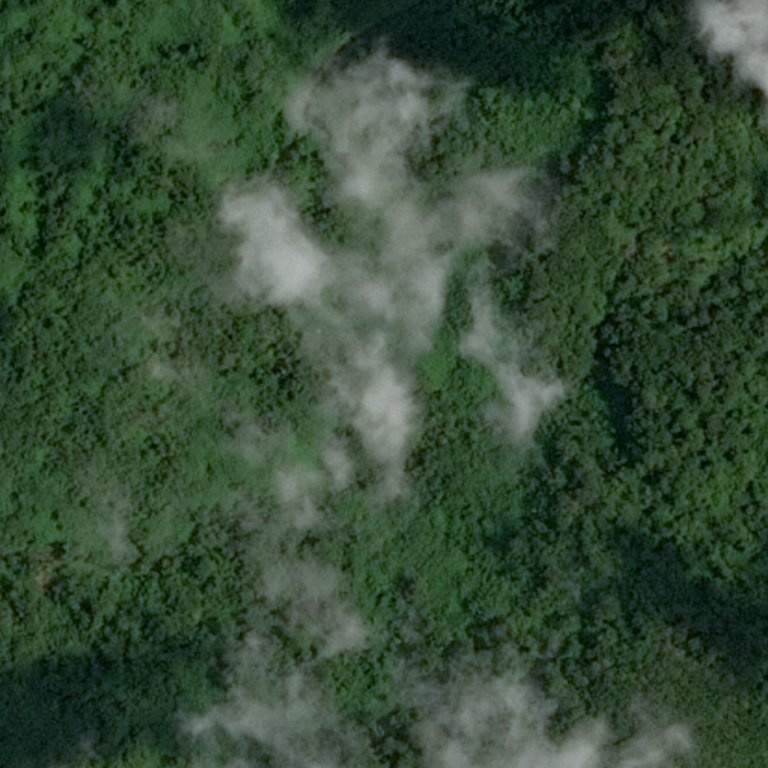
#> input picture homework_03/desert_forest/test_image_00.jpg, 768 x 768 px
$ jupyter execute --allow-errors homework_3.ipynb
#> lines starting #> are read from the running program, lines starting #| are printed output that depends on the picture; after the words box and inside, x2 and y2 are one past the last pixel; in counts of white or black regions, pixels touching at a corner belong together
# Homework 3

# Задача №1 - Лес или пустыня?

Часто при анализе изображений местности необходимо понять ее характер. В частности, если определить, что на изображении преобладет вода, то имеет смысл искать корабли на таком изображении. Если на картинке густой лес, то, возможно, это не лучшая зона для посадки дрона или беспилотника.

Ваша задача - написать программу, которая будет отличать лес от пустыни. В приложении можно найти реальные спутниковые снимки лесов и пустынь.

Примеры изображений:
<table><tr>
    <td>  </td>
    <td>  </td>
</tr></table>

[cell 1]
import numpy as np
import cv2 as cv
import matplotlib.pyplot as plt
import matplotlib.patches as patches
from PIL import Image

[cell 2]
def plot_one_image(image_path):
#> called with image_path = 'desert_forest/test_image_00.jpg'
    image = cv.imread(image_path)
#> image is the input picture: shape (768, 768, 3); mean B, G, R 54, 75.5, 54
    image = cv.cvtColor(image, cv.COLOR_BGR2RGB)
    fig, axs = plt.subplots(1, 1, figsize=(4, 3))

    axs.imshow(image)
    axs.axis('off')
    plt.plot()

[cell 3]
def forest_or_desert(image_path):
#> called with image_path = 'desert_forest/test_image_00.jpg'
    image = cv.imread(image_path)
    hsv_image = cv.cvtColor(image, cv.COLOR_BGR2HSV)
#> hsv_image: shape (768, 768, 3); mean H, S, V 61, 95.5, 75.5

    green_mask = cv.inRange(hsv_image, np.array([35, 40, 40]), np.array([85, 255, 255]))
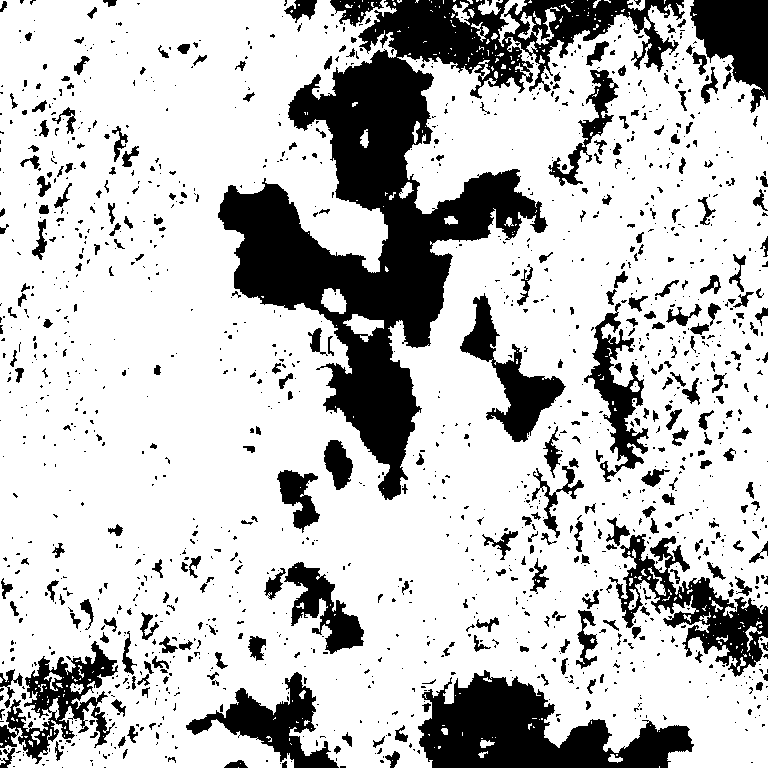
#> green_mask: shape (768, 768); 76.1% white; 1498 black regions (1158 under 20 px), largest, box (x1, y1, x2, y2) and area: (218, 0, 685, 500) 59971, (418, 670, 694, 768) 14386, (609, 534, 768, 677) 6923
    yellow_mask = cv.inRange(hsv_image, np.array([15, 40, 40]), np.array([35, 255, 255]))
#> yellow_mask: shape (768, 768); 0% white in thin lines or dots, all inside (x1, y1, x2, y2) = (755, 88, 765, 97)

    if cv.countNonZero(green_mask) >  cv.countNonZero(yellow_mask):
        return "forest"
    else:
        return "desert"

[cell 4]
image_path = 'desert_forest/test_image_00.jpg'
plot_one_image(image_path)
forest_or_desert(image_path)

[cell 5]
image_path = 'desert_forest/test_image_01.jpg'
plot_one_image(image_path)
#> call 2 of plot_one_image, with image_path = 'desert_forest/test_image_01.jpg'
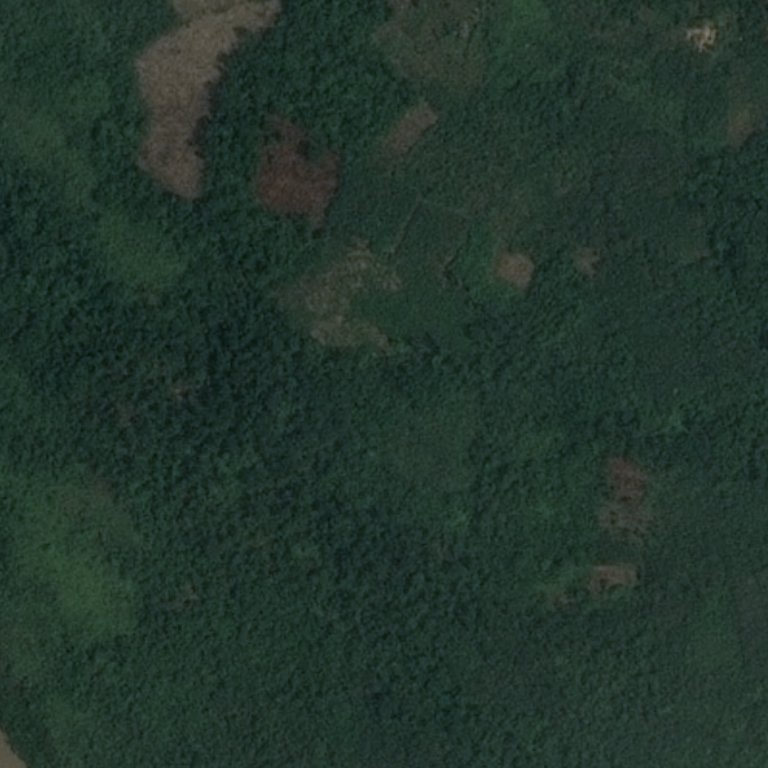
#> input picture homework_03/desert_forest/test_image_01.jpg, 768 x 768 px
#> in plot_one_image, image is the input picture: shape (768, 768, 3); mean B, G, R 44.2, 53.4, 34.6
forest_or_desert(image_path)
#> in forest_or_desert (call 2), `hsv_image = cv.cvtColor(image, cv.COLOR_BGR2HSV)`: hsv_image: shape (768, 768, 3); mean H, S, V 74.1, 94, 53.5
#> in forest_or_desert (call 2), `green_mask = cv.inRange(hsv_image, np.array([35, 40, 40]), np.array([8..`: green_mask: shape (768, 768); 90.7% white; 2284 black regions (1963 under 20 px), largest, box (x1, y1, x2, y2) and area: (134, 0, 281, 232) 14732, (256, 116, 345, 239) 5799, (195, 305, 269, 408) 2149
#> in forest_or_desert (call 2), `yellow_mask = cv.inRange(hsv_image, np.array([15, 40, 40]), np.array([..`: yellow_mask: shape (768, 768); 1.4% white; 62 white regions (48 under 20 px), largest, box (x1, y1, x2, y2) and area: (146, 0, 266, 182) 5933, (259, 164, 328, 208) 1094, (0, 738, 23, 768) 308

[cell 6]
image_path = 'desert_forest/test_image_02.jpg'
plot_one_image(image_path)
#> call 3 of plot_one_image, with image_path = 'desert_forest/test_image_02.jpg'
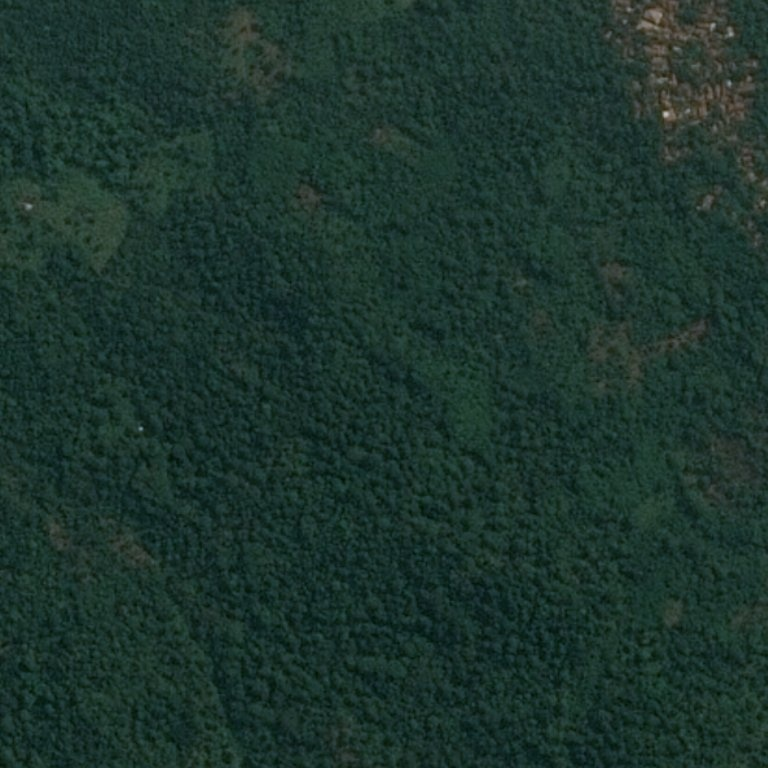
#> input picture homework_03/desert_forest/test_image_02.jpg, 768 x 768 px
#> in plot_one_image, image is the input picture: shape (768, 768, 3); mean B, G, R 44.9, 52.6, 28.7
forest_or_desert(image_path)
#> in forest_or_desert (call 3), `hsv_image = cv.cvtColor(image, cv.COLOR_BGR2HSV)`: hsv_image: shape (768, 768, 3); mean H, S, V 79.5, 121.3, 52.6
#> in forest_or_desert (call 3), `green_mask = cv.inRange(hsv_image, np.array([35, 40, 40]), np.array([8..`: green_mask: shape (768, 768); 80.2% white; 3816 black regions (3087 under 20 px), largest, box (x1, y1, x2, y2) and area: (352, 529, 584, 714) 11436, (610, 0, 757, 133) 9055, (174, 225, 323, 417) 7704
#> in forest_or_desert (call 3), `yellow_mask = cv.inRange(hsv_image, np.array([15, 40, 40]), np.array([..`: yellow_mask: shape (768, 768); 0.76% white; 31 white regions (20 under 20 px), largest, box (x1, y1, x2, y2) and area: (634, 0, 689, 66) 1608, (682, 81, 748, 121) 1272, (655, 70, 683, 128) 836

[cell 7]
image_path = 'desert_forest/test_image_03.jpg'
plot_one_image(image_path)
#> call 4 of plot_one_image, with image_path = 'desert_forest/test_image_03.jpg'
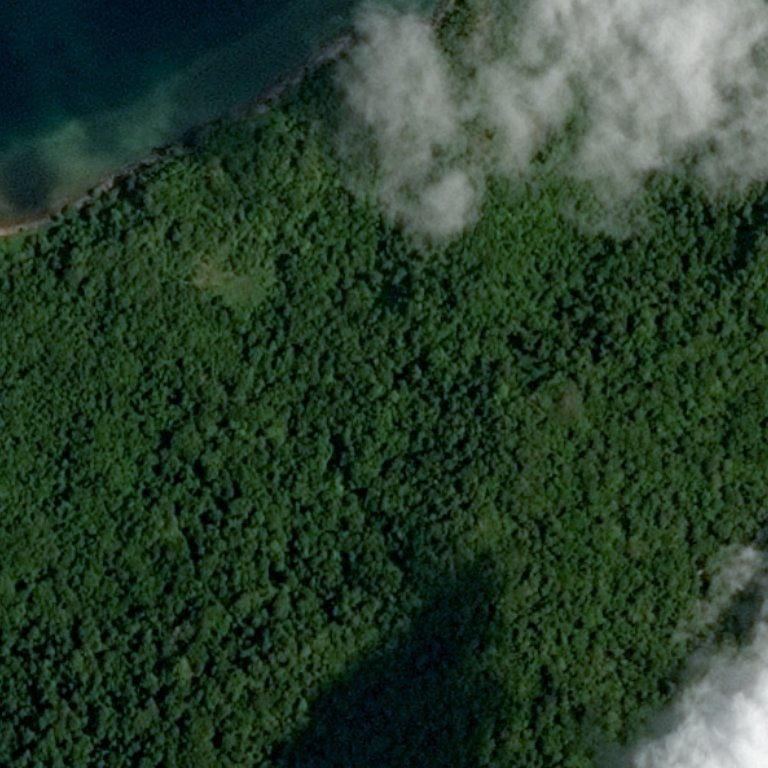
#> input picture homework_03/desert_forest/test_image_03.jpg, 768 x 768 px
#> in plot_one_image, image is the input picture: shape (768, 768, 3); mean B, G, R 44.3, 62.5, 41.4
forest_or_desert(image_path)
#> in forest_or_desert (call 4), `hsv_image = cv.cvtColor(image, cv.COLOR_BGR2HSV)`: hsv_image: shape (768, 768, 3); mean H, S, V 64.9, 130.9, 63
#> in forest_or_desert (call 4), `green_mask = cv.inRange(hsv_image, np.array([35, 40, 40]), np.array([8..`: green_mask: shape (768, 768); 57.1% white; 1910 black regions (1221 under 20 px), largest, box (x1, y1, x2, y2) and area: (0, 0, 768, 236) 107745, (253, 408, 523, 768) 35501, (628, 595, 768, 768) 11776
#> in forest_or_desert (call 4), `yellow_mask = cv.inRange(hsv_image, np.array([15, 40, 40]), np.array([..`: yellow_mask: shape (768, 768); 0.08% white; 4 white regions (3 under 20 px), largest, box (x1, y1, x2, y2) and area: (0, 214, 47, 237) 467

[cell 8]
image_path = 'desert_forest/test_image_04.jpg'
plot_one_image(image_path)
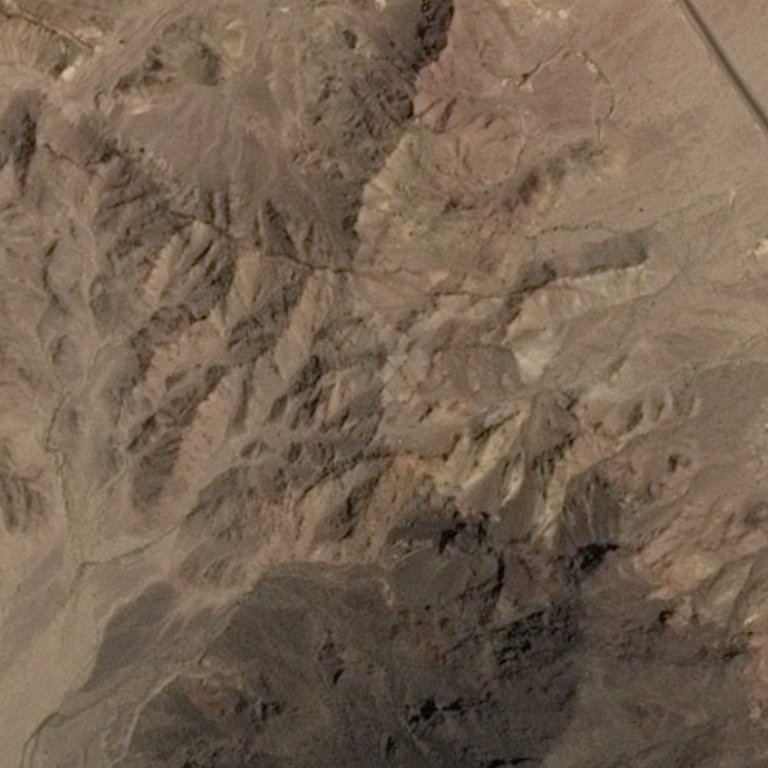
#> input picture homework_03/desert_forest/test_image_04.jpg, 768 x 768 px
#> in plot_one_image, image is the input picture: shape (768, 768, 3); mean B, G, R 81.2, 98.6, 117.3
forest_or_desert(image_path)
#> in forest_or_desert (call 5), `hsv_image = cv.cvtColor(image, cv.COLOR_BGR2HSV)`: hsv_image: shape (768, 768, 3); mean H, S, V 14.5, 78.7, 117.3
#> in forest_or_desert (call 5), `green_mask = cv.inRange(hsv_image, np.array([35, 40, 40]), np.array([8..`: green_mask: shape (768, 768); every value is 0
#> in forest_or_desert (call 5), `yellow_mask = cv.inRange(hsv_image, np.array([15, 40, 40]), np.array([..`: yellow_mask: shape (768, 768); 52.4% white; 564 black regions (362 under 20 px), largest, box (x1, y1, x2, y2) and area: (0, 0, 768, 768) 235910, (176, 618, 296, 768) 6445, (10, 544, 70, 657) 3050

[cell 9]
image_path = 'desert_forest/test_image_05.jpg'
plot_one_image(image_path)
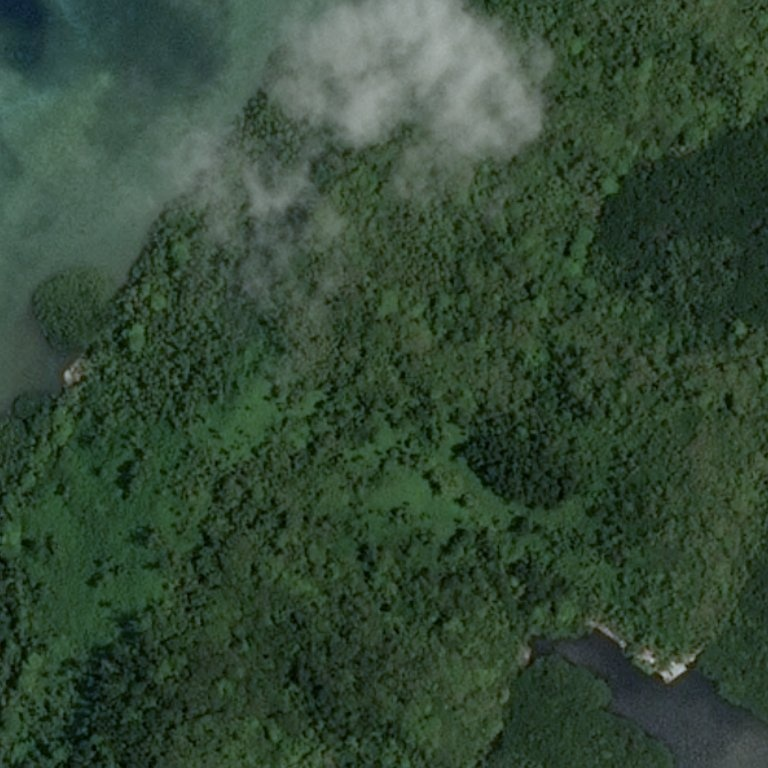
#> input picture homework_03/desert_forest/test_image_05.jpg, 768 x 768 px
#> in plot_one_image, image is the input picture: shape (768, 768, 3); mean B, G, R 54, 73.1, 52
forest_or_desert(image_path)
#> in forest_or_desert (call 6), `hsv_image = cv.cvtColor(image, cv.COLOR_BGR2HSV)`: hsv_image: shape (768, 768, 3); mean H, S, V 63.5, 89.5, 73.1
#> in forest_or_desert (call 6), `green_mask = cv.inRange(hsv_image, np.array([35, 40, 40]), np.array([8..`:
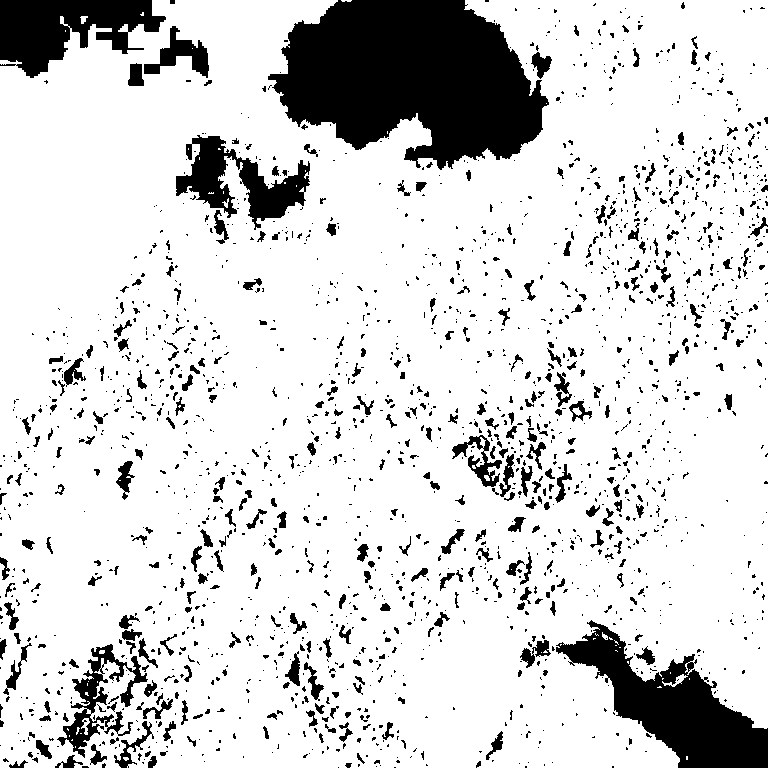
#> green_mask: shape (768, 768); 84.2% white; 2017 black regions (1609 under 20 px), largest, box (x1, y1, x2, y2) and area: (268, 0, 549, 170) 32339, (556, 620, 768, 768) 12100, (0, 0, 166, 78) 7566
#> in forest_or_desert (call 6), `yellow_mask = cv.inRange(hsv_image, np.array([15, 40, 40]), np.array([..`: yellow_mask: shape (768, 768); 0.06% white in thin lines or dots, all inside (x1, y1, x2, y2) = (62, 368, 695, 687)
